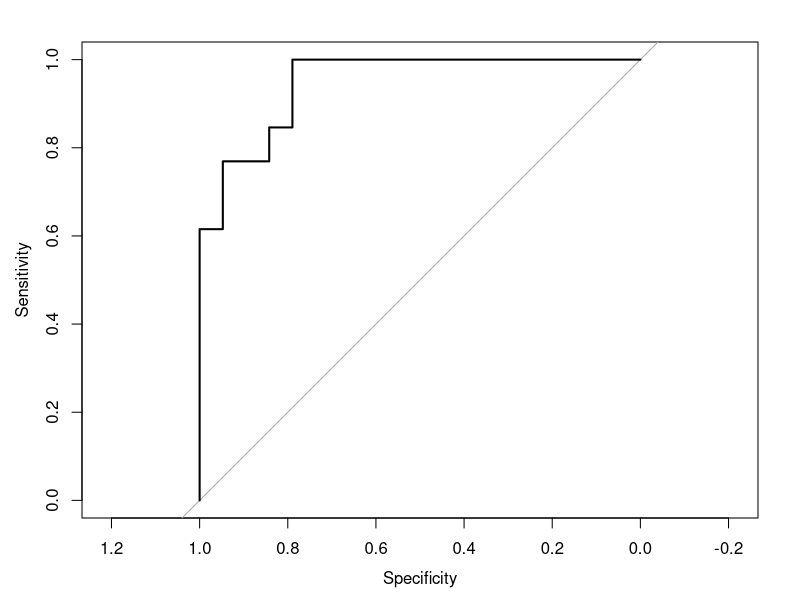

R code for this plot:

# Load the dataset
data(mtcars)

# Fit the logistic regression model
model <- glm(am ~ disp + hp, data = mtcars, family = binomial)

# Predict probabilities for each observation
mtcars$predicted_prob <- predict(model, type = "response")

# View the first few rows of the dataset with predicted probabilities
head(mtcars)


#Model parameters

# Load necessary library
library(caret)

# Create a confusion matrix
predicted_classes <- ifelse(mtcars$predicted_prob > 0.5, 1, 0)
confusionMatrix(as.factor(predicted_classes), as.factor(mtcars$am))



# Load necessary library
library(pROC)

# Calculate ROC curve and AUC
roc_curve <- roc(mtcars$am, mtcars$predicted_prob)
plot(roc_curve)
auc(roc_curve)

# View model summary
summary(model)


# Calculate McFadden's R-squared
null_model <- glm(am ~ 1, data = mtcars, family = binomial)
1 - logLik(model) / logLik(null_model)

#use model to predict new unseen data

# Example new data
new_data <- data.frame(disp = c(125, 180, 160, 185, 80), hp = c(91, 90, 108, 95, 60))

# Predict probabilities for new data
new_data$predicted_prob <- predict(model, newdata = new_data, type = "response")

# View the new data with predicted probabilities
print(new_data)





